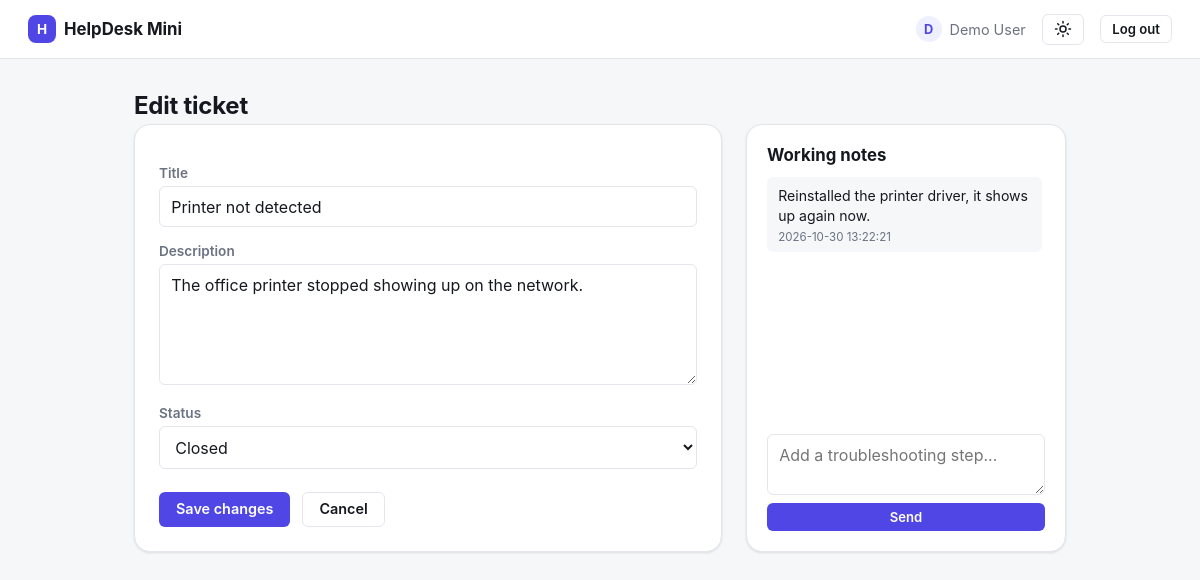
The page /ticket_edit.php?id=4 (signed in) on the database its author committed.
### tables this page shows
CREATE TABLE tickets (
    id          INT UNSIGNED AUTO_INCREMENT PRIMARY KEY,
    user_id     INT UNSIGNED NOT NULL,
    title       VARCHAR(150) NOT NULL,
    description TEXT         NOT NULL,
    status      ENUM('Open', 'In Progress', 'On Hold', 'Closed') NOT NULL DEFAULT 'Open',
    created_at  TIMESTAMP    NOT NULL DEFAULT CURRENT_TIMESTAMP,
    updated_at  TIMESTAMP    NOT NULL DEFAULT CURRENT_TIMESTAMP ON UPDATE CURRENT_TIMESTAMP,

    CONSTRAINT fk_tickets_user
        FOREIGN KEY (user_id) REFERENCES users(id)
        ON DELETE CASCADE,

    INDEX idx_tickets_user (user_id),
    INDEX idx_tickets_status (status)
);

CREATE TABLE ticket_notes (
    id         INT UNSIGNED AUTO_INCREMENT PRIMARY KEY,
    ticket_id  INT UNSIGNED NOT NULL,
    note       TEXT         NOT NULL,
    created_at TIMESTAMP    NOT NULL DEFAULT CURRENT_TIMESTAMP,

    CONSTRAINT fk_notes_ticket
        FOREIGN KEY (ticket_id) REFERENCES tickets(id)
        ON DELETE CASCADE,

    INDEX idx_notes_ticket (ticket_id)
);

### helpers.php (called while the page is built, shortened)
<?php
function h(?string $value): string
{
    return htmlspecialchars($value ?? '', ENT_QUOTES, 'UTF-8');
}

### ticket_edit.php (the view, shortened to what this page needs)
<?php
require_once __DIR__ . '/helpers.php';
$pdo = get_db();
$id = (int) ($_GET['id'] ?? $_POST['id'] ?? 0);
$stmt = $pdo->prepare('SELECT * FROM tickets WHERE id = ? AND user_id = ?');
$stmt->execute([$id, current_user_id()]);
$ticket = $stmt->fetch();
$stmt = $pdo->prepare('SELECT id, note, created_at FROM ticket_notes WHERE ticket_id = ? ORDER BY created_at ASC');
$stmt->execute([$ticket['id']]);
$notes = $stmt->fetchAll();
?>
<!DOCTYPE html>
<html lang="en">
<head>
    <link rel="stylesheet" href="assets/style.css">
</head>
<body>
<?php require __DIR__ . '/partials/nav.php'; ?>
<main class="container container-wide">
    <h1>Edit ticket</h1>
    <div class="ticket-layout">
        <div class="form-card">
            <form method="post" action="ticket_edit.php?id=<?= (int) $ticket['id'] ?>" class="ticket-form">
                <label for="title">Title</label>
                <input type="text" id="title" name="title" value="<?= h($ticket['title']) ?>" required>
                <label for="description">Description</label>
                <textarea id="description" name="description" rows="5" required><?= h($ticket['description']) ?></textarea>
                <label for="status">Status</label>
                <select id="status" name="status">
                    <?php foreach (['Open', 'In Progress', 'On Hold', 'Closed'] as $status): ?>
                        <option value="<?= h($status) ?>" <?= $status === $ticket['status'] ? 'selected' : '' ?>>
                            <?= h($status) ?>
                        </option>
                    <?php endforeach; ?>
                </select>
                <div class="form-actions">
                    <button type="submit" class="btn btn-primary">Save changes</button>
                    <a class="btn btn-ghost" href="ticket_view.php?id=<?= (int) $ticket['id'] ?>">Cancel</a>
                </div>
            </form>
        </div>
        <aside class="notes-panel">
            <h2>Working notes</h2>
            <div class="notes-list" id="notes-list">
                <?php if (empty($notes)): ?>
                    <p class="notes-empty" id="notes-empty">No notes yet - log the troubleshooting steps here.</p>
                <?php else: ?>
                    <?php foreach ($notes as $note): ?>
                        <div class="note-item">
                            <p class="note-text"><?= nl2br(h($note['note'])) ?></p>
                            <span class="note-time"><?= h($note['created_at']) ?></span>
                        </div>
                    <?php endforeach; ?>
                <?php endif; ?>
            </div>
            <form id="notes-form" class="notes-form" data-ticket-id="<?= (int) $ticket['id'] ?>">
                <textarea id="note-input" name="note" rows="2" placeholder="Add a troubleshooting step..." required></textarea>
                <button type="submit" class="btn btn-primary btn-sm">Send</button>
            </form>
        </aside>
    </div>
</main>
</body>
</html>

### assets/style.css (style rules this page uses)
:root { --color-bg: #f6f7f9; --color-surface: #ffffff; --color-border: #e3e6eb; --color-text: #15181f; --color-muted: #6b7280; --color-primary: #4f46e5; --color-primary-hover: #4338ca; --color-primary-soft: #eef0fe; --color-danger: #dc2626; --color-danger-soft: #fdeded; --color-open: #2563eb; --color-open-bg: #eef3fe; --color-progress: #b45309; --color-progress-bg: #fef6e7; --color-hold: #7c3aed; --color-hold-bg: #f3eefe; --color-closed: #15803d; --color-closed-bg: #eafaf0; --radius-sm: 6px; --radius: 10px; --radius-lg: 16px; --shadow: 0 1px 2px rgba(16, 24, 40, 0.04), 0 1px 3px rgba(16, 24, 40, 0.08); --color-row-hover: #fafbff; --color-ghost-hover: #f1f2f5; }
* { box-sizing: border-box; }
body { margin: 0; font-family: -apple-system, "Segoe UI", system-ui, Roboto, sans-serif; background: var(--color-bg); color: var(--color-text); -webkit-font-smoothing: antialiased; transition: background-color 0.15s ease, color 0.15s ease; }
.topbar, .tickets-card, .form-card, .ticket-detail, .auth-box, .empty-state, .notes-panel, .note-item, form input, form textarea, form select { transition: background-color 0.15s ease, border-color 0.15s ease, color 0.15s ease; }
a { color: var(--color-primary); }
.container { max-width: 840px; margin: 0 auto; padding: 2rem 1.5rem; }
h1 { margin: 0 0 0.25rem; font-size: 1.5rem; letter-spacing: -0.01em; }
h2 { font-size: 1.05rem; }
.btn { display: inline-flex; align-items: center; justify-content: center; gap: 0.4rem; padding: 0.55rem 1rem; border-radius: var(--radius-sm); border: 1px solid transparent; font: inherit; font-weight: 600; font-size: 0.9rem; text-decoration: none; cursor: pointer; line-height: 1.1; transition: background-color 0.15s ease, border-color 0.15s ease, color 0.15s ease; }
.btn-primary { background: var(--color-primary); color: #fff; }
.btn-ghost { background: var(--color-surface); border-color: var(--color-border); color: var(--color-text); }
.btn-sm { padding: 0.35rem 0.7rem; font-size: 0.82rem; }
form label { display: block; margin-top: 0.95rem; margin-bottom: 0.35rem; font-size: 0.85rem; font-weight: 600; color: var(--color-muted); }
form input, form textarea, form select { width: 100%; padding: 0.6rem 0.7rem; border: 1px solid var(--color-border); border-radius: var(--radius-sm); font: inherit; background: var(--color-surface); color: var(--color-text); }
.ticket-form, .auth-box form { margin-top: 0.25rem; }
.form-card { background: var(--color-surface); border: 1px solid var(--color-border); border-radius: var(--radius-lg); box-shadow: var(--shadow); padding: 1.5rem; }
.form-actions { display: flex; align-items: center; gap: 0.75rem; margin-top: 1.4rem; }
.container-wide { max-width: 980px; }
.ticket-layout { display: flex; align-items: stretch; gap: 1.5rem; }
.ticket-layout > *:first-child { flex: 1; min-width: 0; }
.notes-panel { flex: 0 0 320px; display: flex; flex-direction: column; background: var(--color-surface); border: 1px solid var(--color-border); border-radius: var(--radius-lg); padding: 1.25rem; box-shadow: var(--shadow); }
.notes-panel h2 { margin: 0 0 0.75rem; }
.notes-list { flex: 1; overflow-y: auto; display: flex; flex-direction: column; gap: 0.6rem; margin-bottom: 0.9rem; padding-right: 0.2rem; }
.note-item { background: var(--color-bg); border-radius: var(--radius-sm); padding: 0.55rem 0.7rem; }
.note-text { margin: 0 0 0.25rem; font-size: 0.88rem; line-height: 1.4; white-space: pre-line; }
.note-time { display: block; font-size: 0.72rem; color: var(--color-muted); }
.notes-form { display: flex; flex-direction: column; gap: 0.5rem; }
.notes-form textarea { min-height: 56px; resize: vertical; }

### rows shown on the page
tickets: title "Printer not detected", description "The office printer stopped showing up on the network."
ticket_notes: note "Reinstalled the printer driver, it shows up again now.", created_at "2026-10-30 13:22:21"

### other values the page prints
$initial "D"
$_SESSION['user_name'] "Demo User"
form field status "Closed"
